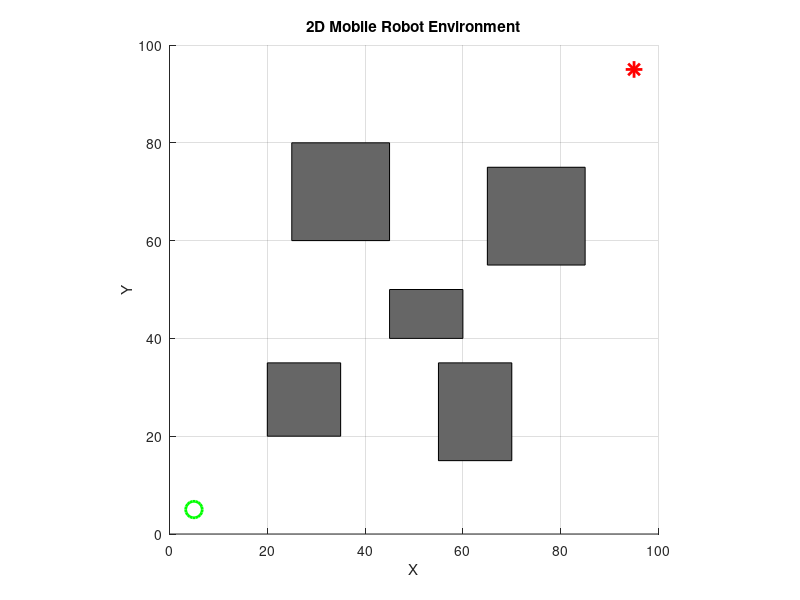

The MATLAB script that drew this image:
function map = Create_Map()

%  Create 2D Robot Environment


%% 地图尺寸

map.xmax = 100;
map.ymax = 100;



%% 起点

map.start = [5,5];


%% 终点

map.goal = [95,95];



%% 障碍物设置

map.obstacle = {};



% 障碍物1

obs1=[
20 20
35 20
35 35
20 35
];


% 障碍物2

obs2=[
55 15
70 15
70 35
55 35
];



% 障碍物3

obs3=[
25 60
45 60
45 80
25 80
];



% 障碍物4

obs4=[
65 55
85 55
85 75
65 75
];



% 障碍物5

obs5=[
45 40
60 40
60 50
45 50
];



map.obstacle{1}=obs1;
map.obstacle{2}=obs2;
map.obstacle{3}=obs3;
map.obstacle{4}=obs4;
map.obstacle{5}=obs5;



%% 障碍物膨胀半径

map.robot_radius = 2;



%% 显示地图

figure;

hold on;

axis equal;

xlim([0 map.xmax]);

ylim([0 map.ymax]);


for i=1:length(map.obstacle)

    obs=map.obstacle{i};

    fill(obs(:,1),...
         obs(:,2),...
         [0.4 0.4 0.4]);

end



plot(map.start(1),...
     map.start(2),...
     'go',...
     'MarkerSize',12,...
     'LineWidth',2);


plot(map.goal(1),...
     map.goal(2),...
     'r*',...
     'MarkerSize',12,...
     'LineWidth',2);



title('2D Mobile Robot Environment');

xlabel('X');

ylabel('Y');


grid on;


end
